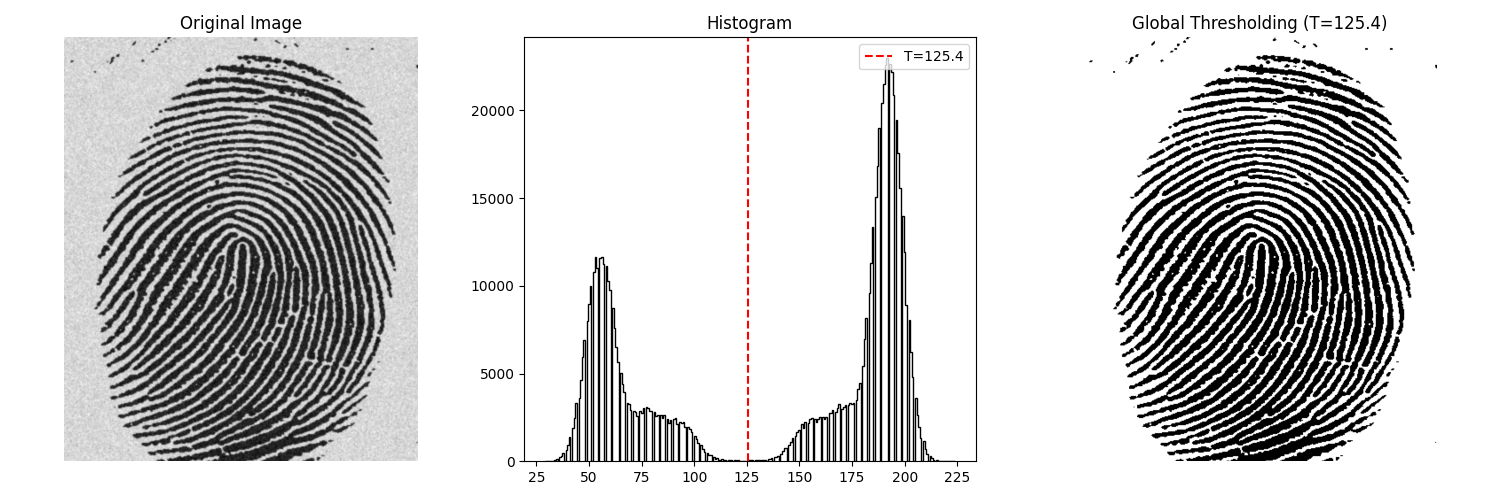

Write Python code to recreate this figure.

import sys
import os
import numpy as np
import matplotlib.pyplot as plt
from skimage.io import imread
from libDIPUM.data_path import dip_data

print("Running Figure1035 (Iterative Global Thresholding)...")

# Data
img_path = dip_data('fingerprint.tif')
f = imread(img_path)
if f.ndim == 3:
    f = f[:, :, 0]

# Convert to float for mean calculations
f = f.astype(float)

# Initial Threshold
T = np.mean(f)
print(f"Initial T: {T}")

done = False
count = 0
while not done:
    count += 1
    g = f > T

    # Mean of foreground (g) and background (~g)
    # Handle case where one might be empty (though unlikely for T=mean)
    if np.any(g):
        mean_fg = np.mean(f[g])
    else:
        mean_fg = 0 # Should not happen usually

    if np.any(~g):
        mean_bg = np.mean(f[~g])
    else:
        mean_bg = 0

    T_next = 0.5 * (mean_fg + mean_bg)

    done = abs(T - T_next) < 0.5
    T = T_next

print(f"Converged T: {T} after {count} iterations.")

# Final segmentation
g = f > T

# Display
fig, axes = plt.subplots(1, 3, figsize=(15, 5))

axes[0].imshow(f, cmap='gray')
axes[0].set_title('Original Image')
axes[0].axis('off')

# Histogram
axes[1].hist(f.ravel(), bins=256, color='k', histtype='step')
axes[1].axvline(x=T, color='r', linestyle='--', label=f'T={T:.1f}')
axes[1].set_title('Histogram')
axes[1].legend()

axes[2].imshow(g, cmap='gray')
axes[2].set_title(f'Global Thresholding (T={T:.1f})')
axes[2].axis('off')

plt.tight_layout()
plt.savefig('Figure1035.png')
print("Saved Figure1035.png")
plt.show()
